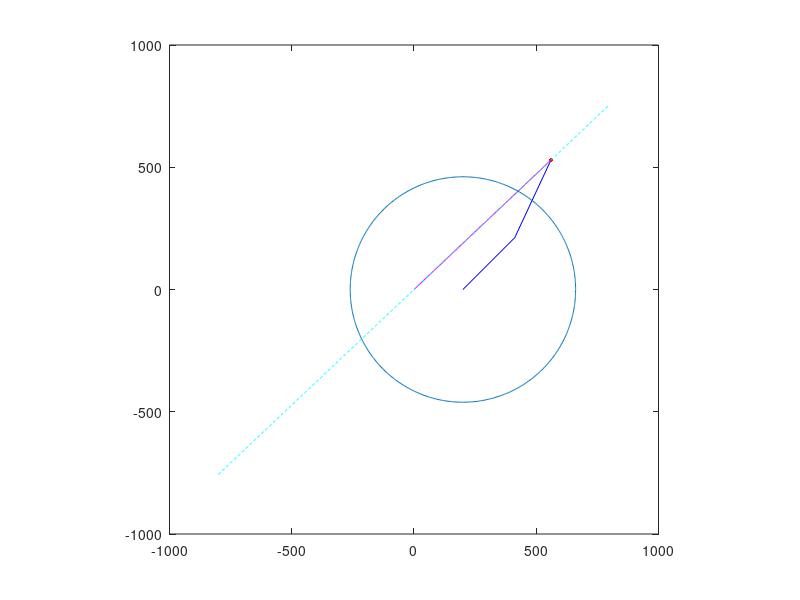

Source code (MATLAB): (Note: this script raises an error after producing the figure.)


theta = 0:0.01:2*pi;
xl = -800:1:800;
%circle
l1 = 350;
l2 = 300;
b = 200;
r = sqrt(l1^2 +l2^2);
x = r*cos(theta) + b;
y = r*sin(theta);

%line
th1 = 45 * pi/180;
th2 = -20 * pi/180;

SH = [b 0];
EL = SH + [sin(th1)*l2, cos(th1)*l2];
H = EL + [sin(th1 + th2)*l1, cos(th1 + th2)*l1]; 

figure(1)
plot([SH(1) EL(1)],[SH(2) EL(2)],'b'), hold on
plot([EL(1) H(1)],[EL(2) H(2)],'b'),
plot(H(1),H(2),'r','markersize',10),

plot([0 H(1)],[0 H(2)],'m')

% y = x

t = H(2) / H(1);

yl = t*xl;
% for i = 1:length(x)
% y(i) = sqrt(x(i)^2 - r^2)
% end

figure(1)
plot(xl,yl,'c--')
plot(x,y)
axis square

syms x y
% r = sqrt(l1^2 +l2^2);
% t = H(2) / H(1);
a = (x - b)^2 + (t*x)^2 - r^2 
% - 3*x - y

solve(a == 0)

